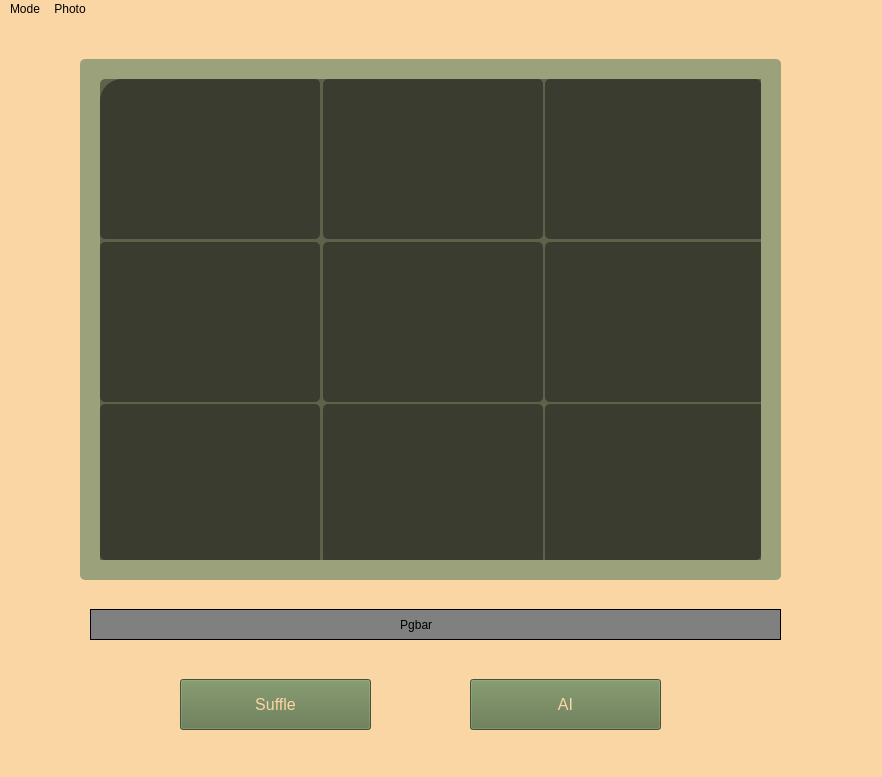
<?xml version="1.0" encoding="UTF-8"?>
<ui version="4.0">
 <class>MainWindow</class>
 <widget class="QMainWindow" name="MainWindow">
  <property name="geometry">
   <rect>
    <x>0</x>
    <y>0</y>
    <width>882</width>
    <height>777</height>
   </rect>
  </property>
  <property name="windowTitle">
   <string>MainWindow</string>
  </property>
  <property name="styleSheet">
   <string notr="true">background-color : rgb(250, 214, 165)
</string>
  </property>
  <widget class="QWidget" name="centralwidget">
   <widget class="QPushButton" name="suffleButton">
    <property name="geometry">
     <rect>
      <x>180</x>
      <y>660</y>
      <width>191</width>
      <height>51</height>
     </rect>
    </property>
    <property name="styleSheet">
     <string notr="true">background-color : rgb(97, 118, 75);
font: 700 14pt &quot;Nanum Gothic&quot;;
color : rgb(250, 214, 165);
font-size : 16px;
</string>
    </property>
    <property name="text">
     <string>Suffle</string>
    </property>
   </widget>
   <widget class="QPushButton" name="suffleButton_2">
    <property name="geometry">
     <rect>
      <x>470</x>
      <y>660</y>
      <width>191</width>
      <height>51</height>
     </rect>
    </property>
    <property name="styleSheet">
     <string notr="true">background-color : rgb(97, 118, 75);
font: 700 14pt &quot;Nanum Gothic&quot;;
color : rgb(250, 214, 165);
font-size : 16px;
</string>
    </property>
    <property name="text">
     <string>AI</string>
    </property>
   </widget>
   <widget class="QWidget" name="widget" native="true">
    <property name="geometry">
     <rect>
      <x>80</x>
      <y>40</y>
      <width>701</width>
      <height>521</height>
     </rect>
    </property>
    <property name="styleSheet">
     <string notr="true">background-color : rgb(155, 161, 123);
border-radius : 5px;
</string>
    </property>
    <widget class="QLabel" name="label_2">
     <property name="geometry">
      <rect>
       <x>20</x>
       <y>20</y>
       <width>661</width>
       <height>481</height>
      </rect>
     </property>
     <property name="minimumSize">
      <size>
       <width>661</width>
       <height>481</height>
      </size>
     </property>
     <property name="mouseTracking">
      <bool>false</bool>
     </property>
     <property name="tabletTracking">
      <bool>false</bool>
     </property>
     <property name="acceptDrops">
      <bool>false</bool>
     </property>
     <property name="autoFillBackground">
      <bool>false</bool>
     </property>
     <property name="styleSheet">
      <string notr="true">

border-radius : 10px; 
opacity : 0.2;
border-image: url(:/cropImg/cropImg/corgi.jpg);</string>
     </property>
     <property name="text">
      <string/>
     </property>
     <property name="pixmap">
      <pixmap resource="resource.qrc">:/cropImg/cropImg/corgi.jpg</pixmap>
     </property>
     <property name="scaledContents">
      <bool>true</bool>
     </property>
     <property name="wordWrap">
      <bool>false</bool>
     </property>
     <property name="openExternalLinks">
      <bool>false</bool>
     </property>
    </widget>
    <widget class="QWidget" name="widget" native="true">
     <property name="geometry">
      <rect>
       <x>20</x>
       <y>20</y>
       <width>661</width>
       <height>481</height>
      </rect>
     </property>
     <property name="minimumSize">
      <size>
       <width>661</width>
       <height>481</height>
      </size>
     </property>
     <property name="styleSheet">
      <string notr="true">background-color : rgba(0, 0, 0, 100);</string>
     </property>
     <layout class="QGridLayout" name="gridLayout">
      <item row="2" column="2">
       <widget class="QPushButton" name="pushButton_9">
        <property name="minimumSize">
         <size>
          <width>220</width>
          <height>160</height>
         </size>
        </property>
        <property name="styleSheet">
         <string notr="true"/>
        </property>
        <property name="text">
         <string/>
        </property>
       </widget>
      </item>
      <item row="2" column="1">
       <widget class="QPushButton" name="pushButton_8">
        <property name="minimumSize">
         <size>
          <width>220</width>
          <height>160</height>
         </size>
        </property>
        <property name="styleSheet">
         <string notr="true">border-image:url(:/cropImg/cropImg/corgi_2_1.jpg);
</string>
        </property>
        <property name="text">
         <string/>
        </property>
       </widget>
      </item>
      <item row="2" column="0">
       <widget class="QPushButton" name="pushButton_7">
        <property name="minimumSize">
         <size>
          <width>220</width>
          <height>160</height>
         </size>
        </property>
        <property name="styleSheet">
         <string notr="true">
border-image:url(:/cropImg/cropImg/corgi_2_0.jpg);
</string>
        </property>
        <property name="text">
         <string/>
        </property>
       </widget>
      </item>
      <item row="1" column="2">
       <widget class="QPushButton" name="pushButton_6">
        <property name="minimumSize">
         <size>
          <width>220</width>
          <height>160</height>
         </size>
        </property>
        <property name="styleSheet">
         <string notr="true">

border-image:url(:/cropImg/cropImg/corgi_1_2.jpg);
</string>
        </property>
        <property name="text">
         <string/>
        </property>
       </widget>
      </item>
      <item row="1" column="1">
       <widget class="QPushButton" name="pushButton_5">
        <property name="minimumSize">
         <size>
          <width>220</width>
          <height>160</height>
         </size>
        </property>
        <property name="styleSheet">
         <string notr="true">
border-image:url(:/cropImg/cropImg/corgi_1_1.jpg);
</string>
        </property>
        <property name="text">
         <string/>
        </property>
       </widget>
      </item>
      <item row="1" column="0">
       <widget class="QPushButton" name="pushButton_4">
        <property name="minimumSize">
         <size>
          <width>220</width>
          <height>160</height>
         </size>
        </property>
        <property name="styleSheet">
         <string notr="true">
border-image:url(:/cropImg/cropImg/corgi_1_0.jpg);


</string>
        </property>
        <property name="text">
         <string/>
        </property>
       </widget>
      </item>
      <item row="0" column="2">
       <widget class="QPushButton" name="pushButton_3">
        <property name="minimumSize">
         <size>
          <width>220</width>
          <height>160</height>
         </size>
        </property>
        <property name="styleSheet">
         <string notr="true">
border-image:url(:/cropImg/cropImg/corgi_0_2.jpg);

</string>
        </property>
        <property name="text">
         <string/>
        </property>
       </widget>
      </item>
      <item row="0" column="1">
       <widget class="QPushButton" name="pushButton_2">
        <property name="minimumSize">
         <size>
          <width>220</width>
          <height>160</height>
         </size>
        </property>
        <property name="styleSheet">
         <string notr="true">
border-image:url(:/cropImg/cropImg/corgi_0_1.jpg);


</string>
        </property>
        <property name="text">
         <string/>
        </property>
       </widget>
      </item>
      <item row="0" column="0">
       <widget class="QPushButton" name="pushButton_1">
        <property name="minimumSize">
         <size>
          <width>220</width>
          <height>160</height>
         </size>
        </property>
        <property name="styleSheet">
         <string notr="true">border-image:url(:/cropImg/cropImg/corgi_0_0.jpg);

border-top-left-radius: 22px;</string>
        </property>
        <property name="text">
         <string/>
        </property>
       </widget>
      </item>
     </layout>
    </widget>
   </widget>
   <widget class="QLabel" name="label">
    <property name="geometry">
     <rect>
      <x>90</x>
      <y>590</y>
      <width>691</width>
      <height>31</height>
     </rect>
    </property>
    <property name="styleSheet">
     <string notr="true">background-color : rgb(128, 128, 128);
border: 1px solid black;
border-radius: 40px;</string>
    </property>
    <property name="text">
     <string>                                                                                            Pgbar</string>
    </property>
   </widget>
  </widget>
  <widget class="QMenuBar" name="menubar">
   <property name="geometry">
    <rect>
     <x>0</x>
     <y>0</y>
     <width>882</width>
     <height>24</height>
    </rect>
   </property>
   <widget class="QMenu" name="menuMode">
    <property name="title">
     <string>Mode</string>
    </property>
    <addaction name="action8_Puzzle"/>
    <addaction name="action16_Puzzle"/>
    <addaction name="action24_Puzzle"/>
   </widget>
   <widget class="QMenu" name="menuPhoto">
    <property name="title">
     <string>Photo</string>
    </property>
    <addaction name="actionCorgi"/>
    <addaction name="actionCat"/>
    <addaction name="actionMan"/>
   </widget>
   <addaction name="menuMode"/>
   <addaction name="menuPhoto"/>
  </widget>
  <widget class="QStatusBar" name="statusbar"/>
  <action name="action8_Puzzle">
   <property name="text">
    <string>8-Puzzle</string>
   </property>
  </action>
  <action name="action16_Puzzle">
   <property name="text">
    <string>16-Puzzle</string>
   </property>
  </action>
  <action name="action24_Puzzle">
   <property name="text">
    <string>24-Puzzle</string>
   </property>
  </action>
  <action name="actionCorgi">
   <property name="text">
    <string>Corgi</string>
   </property>
  </action>
  <action name="actionCat">
   <property name="text">
    <string>Cat</string>
   </property>
  </action>
  <action name="actionMan">
   <property name="text">
    <string>Man</string>
   </property>
  </action>
 </widget>
 <resources>
  <include location="resource.qrc"/>
 </resources>
 <connections/>
</ui>
